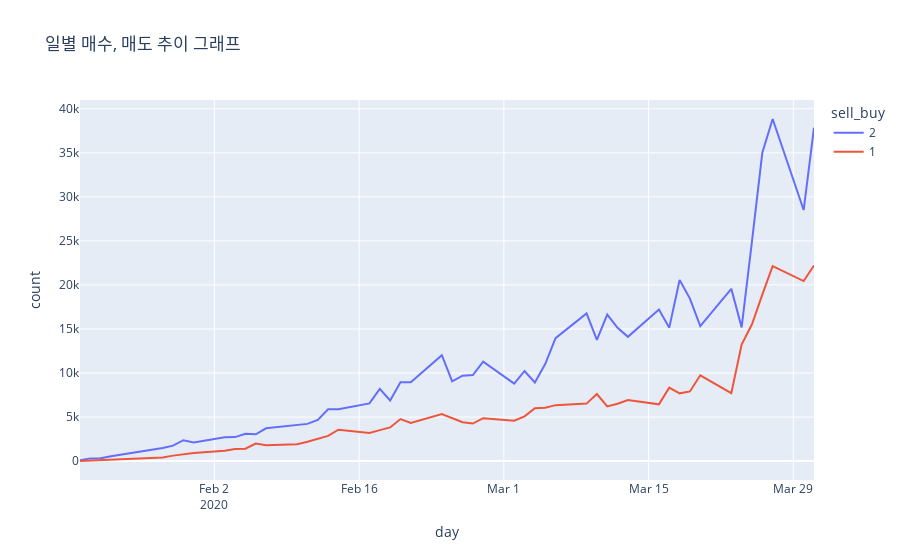

This figure's notebook cell:
### Code cell
#일별 매수, 매도 추이 그래프
px.line(day_sell_type, x='day', y='count', color='sell_buy', title='일별 매수, 매도 추이 그래프')
